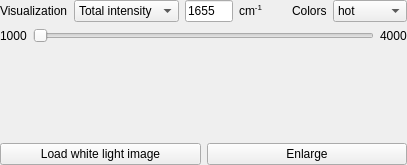
<?xml version="1.0" encoding="UTF-8"?>
<ui version="4.0">
 <class>Form</class>
 <widget class="QWidget" name="Form">
  <property name="geometry">
   <rect>
    <x>0</x>
    <y>0</y>
    <width>407</width>
    <height>165</height>
   </rect>
  </property>
  <property name="windowTitle">
   <string>Form</string>
  </property>
  <layout class="QVBoxLayout" name="verticalLayout" stretch="0,0,1">
   <property name="sizeConstraint">
    <enum>QLayout::SetMinimumSize</enum>
   </property>
   <property name="leftMargin">
    <number>0</number>
   </property>
   <property name="topMargin">
    <number>0</number>
   </property>
   <property name="rightMargin">
    <number>0</number>
   </property>
   <property name="bottomMargin">
    <number>0</number>
   </property>
   <item>
    <layout class="QHBoxLayout" name="horizontalLayout_24" stretch="1,2,1,1,0,1">
     <item>
      <widget class="QLabel" name="label_11">
       <property name="text">
        <string>Visualization</string>
       </property>
      </widget>
     </item>
     <item>
      <widget class="QComboBox" name="comboBoxMethod">
       <item>
        <property name="text">
         <string>Total intensity</string>
        </property>
       </item>
       <item>
        <property name="text">
         <string>Maximum</string>
        </property>
       </item>
       <item>
        <property name="text">
         <string>Wavenumber</string>
        </property>
       </item>
      </widget>
     </item>
     <item>
      <widget class="LineDouble" name="lineEditWavenumber">
       <property name="text">
        <string>1655</string>
       </property>
      </widget>
     </item>
     <item>
      <widget class="QLabel" name="label_19">
       <property name="text">
        <string>&lt;html&gt;&lt;head/&gt;&lt;body&gt;&lt;p&gt;cm&lt;span style=&quot; vertical-align:super;&quot;&gt;-1&lt;/span&gt;&lt;/p&gt;&lt;/body&gt;&lt;/html&gt;</string>
       </property>
      </widget>
     </item>
     <item>
      <widget class="QLabel" name="label_12">
       <property name="text">
        <string>Colors</string>
       </property>
      </widget>
     </item>
     <item>
      <widget class="QComboBox" name="comboBoxCmaps">
       <property name="layoutDirection">
        <enum>Qt::LeftToRight</enum>
       </property>
       <item>
        <property name="text">
         <string>hot</string>
        </property>
       </item>
       <item>
        <property name="text">
         <string>copper</string>
        </property>
       </item>
       <item>
        <property name="text">
         <string>cool</string>
        </property>
       </item>
       <item>
        <property name="text">
         <string>rainbow</string>
        </property>
       </item>
       <item>
        <property name="text">
         <string>jet</string>
        </property>
       </item>
       <item>
        <property name="text">
         <string>terrain</string>
        </property>
       </item>
       <item>
        <property name="text">
         <string>gnuplot</string>
        </property>
       </item>
      </widget>
     </item>
    </layout>
   </item>
   <item>
    <layout class="QHBoxLayout" name="horizontalLayout_22">
     <item>
      <widget class="QLabel" name="labelMinwn">
       <property name="text">
        <string>1000</string>
       </property>
      </widget>
     </item>
     <item>
      <widget class="QSlider" name="horizontalSliderWavenumber">
       <property name="enabled">
        <bool>false</bool>
       </property>
       <property name="orientation">
        <enum>Qt::Horizontal</enum>
       </property>
      </widget>
     </item>
     <item>
      <widget class="QLabel" name="labelMaxwn">
       <property name="text">
        <string>4000</string>
       </property>
      </widget>
     </item>
    </layout>
   </item>
   <item>
    <layout class="QGridLayout" name="gridLayout_3">
     <item row="0" column="0">
      <widget class="WhiteLightWidget" name="plot_whitelight" native="true">
       <layout class="QHBoxLayout" name="horizontalLayout_7">
        <property name="spacing">
         <number>9</number>
        </property>
       </layout>
      </widget>
     </item>
     <item row="1" column="0">
      <widget class="QPushButton" name="pushButtonWhitelight">
       <property name="toolTip">
        <string>Automatically loaded if file.jpg is found in the same directory as file.mat.</string>
       </property>
       <property name="text">
        <string>Load white light image</string>
       </property>
      </widget>
     </item>
     <item row="1" column="1">
      <widget class="QPushButton" name="pushButtonExpandProjection">
       <property name="text">
        <string>Enlarge</string>
       </property>
      </widget>
     </item>
     <item row="0" column="1">
      <widget class="ProjectionWidget" name="plot_visual" native="true">
       <layout class="QHBoxLayout" name="horizontalLayout_6">
        <property name="spacing">
         <number>9</number>
        </property>
       </layout>
      </widget>
     </item>
    </layout>
   </item>
  </layout>
 </widget>
 <customwidgets>
  <customwidget>
   <class>LineDouble</class>
   <extends>QLineEdit</extends>
   <header location="global">octavvs/miccs/linedouble.h</header>
   <slots>
    <slot>setValue(float)</slot>
    <slot>setRange(float,float)</slot>
   </slots>
  </customwidget>
  <customwidget>
   <class>WhiteLightWidget</class>
   <extends>QWidget</extends>
   <header location="global">octavvs/miccs/whitelightwidget.h</header>
   <container>1</container>
  </customwidget>
  <customwidget>
   <class>ProjectionWidget</class>
   <extends>QWidget</extends>
   <header location="global">octavvs/prep/projectionwidget.h</header>
   <container>1</container>
   <slots>
    <slot>setCmap(QString)</slot>
    <slot>popOut()</slot>
   </slots>
  </customwidget>
 </customwidgets>
 <resources/>
 <connections/>
</ui>
